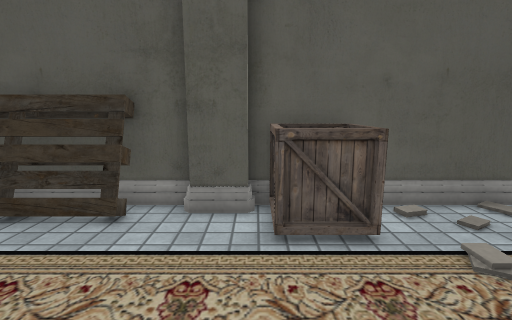
View 1 (above)

15 first-person views from a walk through a 3-D level made in the Unity game engine. The camera is 1.2 m above the floor, tilts 10° down and sees 85° across. The floor is counted in squares, 0.5 m on a side. Each view is taken from the middle of a square. On the plan, view 1 faces up. The plan holds only what a view shows up to about 18 squares ahead; the rest is blank. The player is left out. Some animated figures are left out. Some surface patterns are stand-ins.

View 2
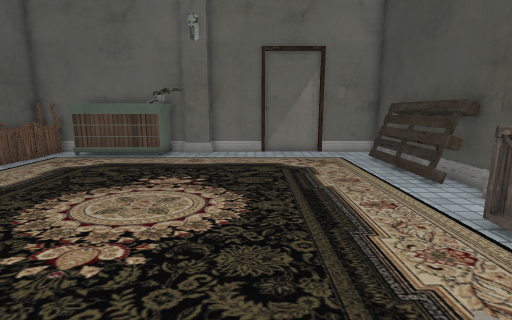

View 3
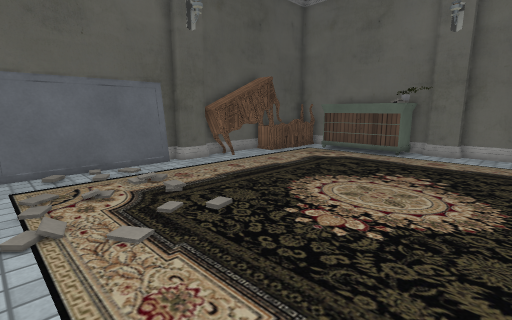

View 4
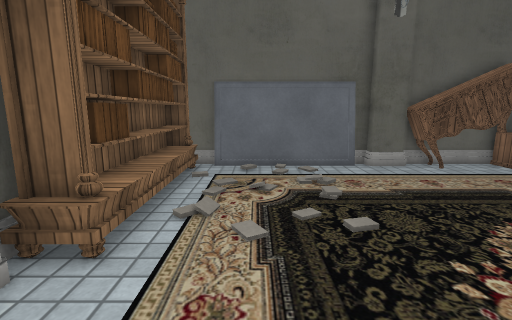

View 5
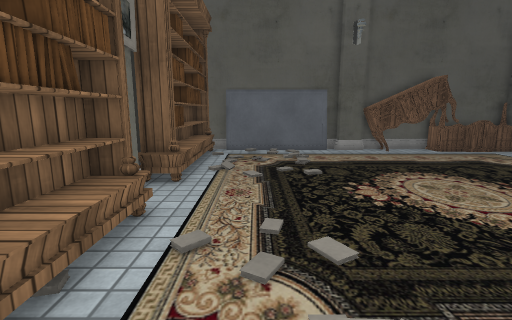

View 6
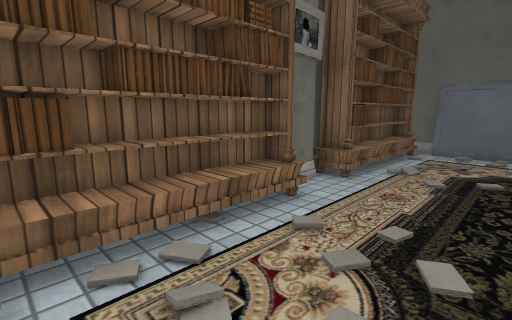

View 7
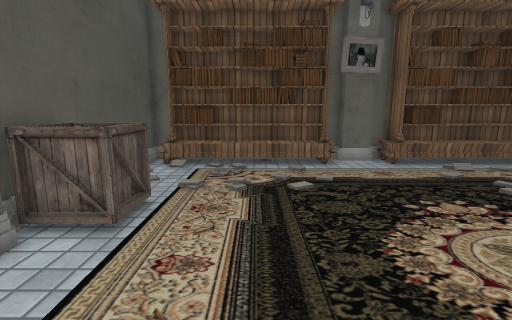

View 8
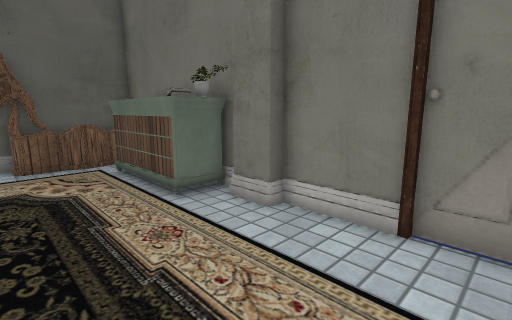

View 9
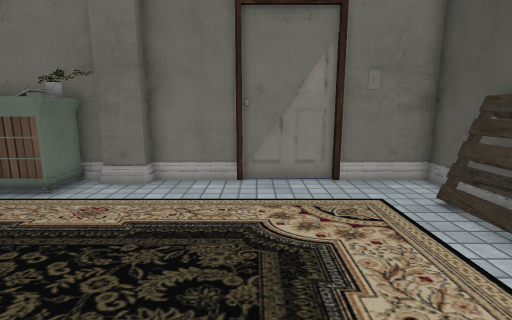

View 10
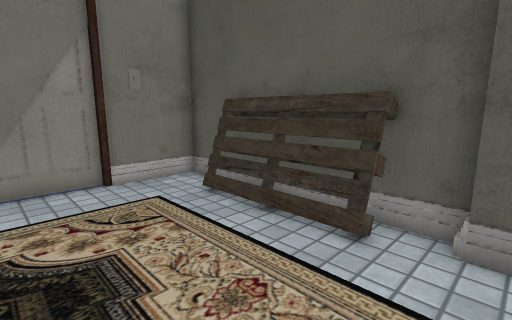

View 11
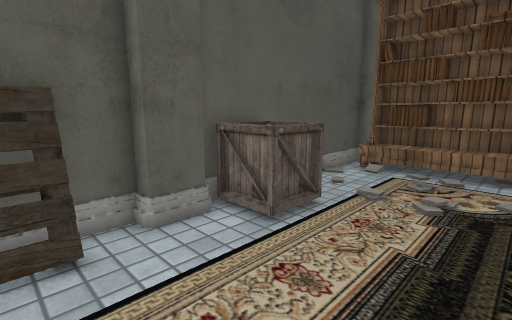

View 12
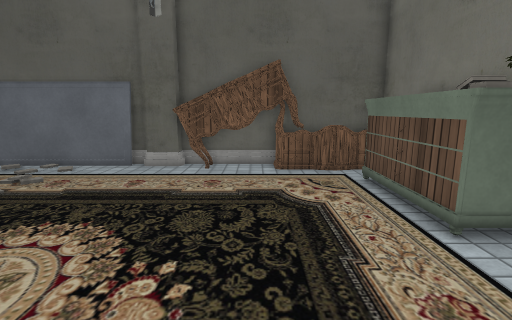

View 13
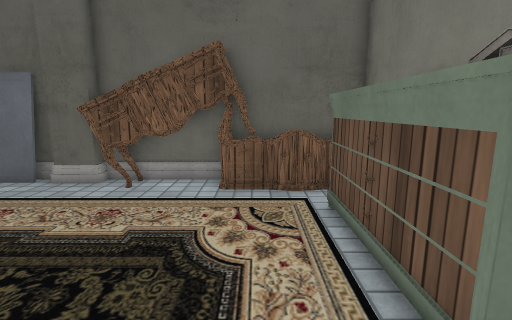

View 14
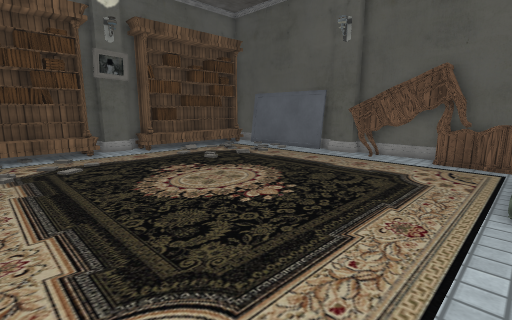

View 15
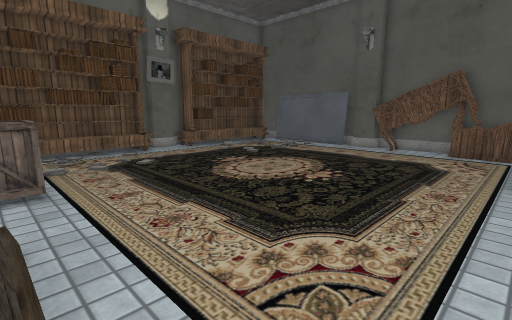

### Floor plan
Key: @ floor where view 1 was taken; # wall or solid block; . floor; ^ raised ledge; P pillar; B box; L plant; K books; S bookshelf; O other object.
Columns run from 11 left of view 1 to 9 right of it. Each row starts with its distance up from view 1.
  7 #####O####P##########
  6 #..OOOOOO..BBB.....SS
  5 #..........BBB.....SS
  4 #..  .....        .SS
  3 #..               .SS
  2 #...  .           .SS
  1 #...   .  .       .SS
  0 #...  .    @    ...SS
 -1 #...              .SS
 -2 #...              ..P
 -3 #P...             ..P
 -4 #P..              ..#
 -5 #LK.              .SS
 -6 #LK.              .SS
 -7 # ^.              .SS
 -8 # ^.              .SS
 -9 # ^.              .SS
-10 #^^.              .SS
-11 #OOOOOOOOO.........SS
-12 OOO OOOOOOP........SS
-13 ####################

Positions as (right, up) in squares from view 1, and headings:
1: (0, 0), facing up
2: (6, 0), facing left
3: (7, 0), facing down-left
4: (5, 0), facing down
5: (5, 5), facing down
6: (3, 5), facing down-right
7: (-5, 2), facing right
8: (-5, 2), facing down-left
9: (-1, 1), facing left
10: (-1, 1), facing up-left
11: (-4, 1), facing up-right
12: (-5, 0), facing down
13: (-7, -3), facing down
14: (-9, 3), facing down-right
15: (-9, 6), facing down-right
